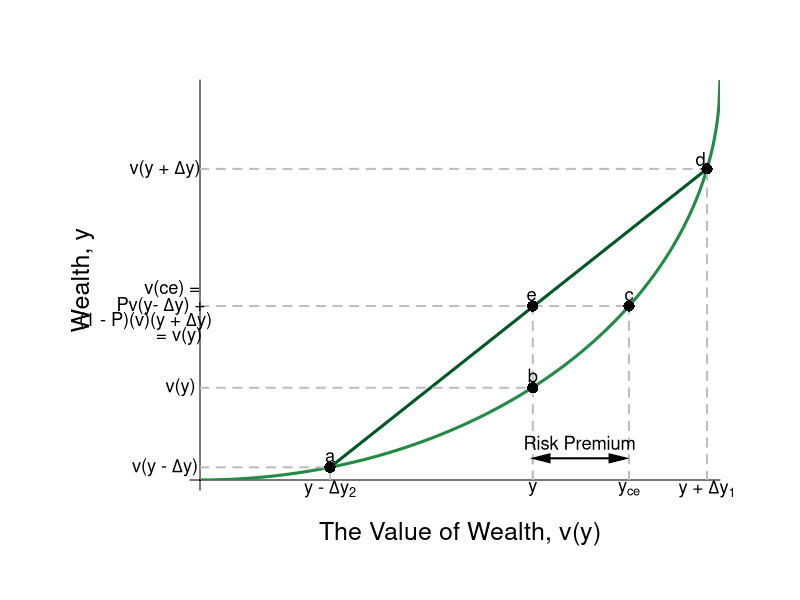

Write R code to recreate this figure.
#Graph Designer: Simon Halliday
#Authors: Bowles, Foley and Halliday
#Title: Coordination, Conflict and Competition: A Text in Microeconomics

library(shape)
require(shape)
pdf(file = "/Users/rileyboeth/Library/Mobile Documents/com~apple~CloudDocs/bfh textbook - backup/coordination_failures/figure4_4.pdf", width = 10, height = 8)

#Set parameters for graphics
axislabelsize <- 1.5
labelsize <- 1.1
graphlinewidth <- 3
segmentlinewidth <- 2

COL <- c("#7fc97f", "#beaed4", "#fdc086", "#ffff99", "#386cb0", "#f0027f", "#bf5b17", "#666666")
COLA <- c("#e0f3db", "#99d8c9","#66c2a4","#41ae76", "#238b45", "#005824")
COLB <- c("#4eb3d3", "#2b8cbe", "#0868ac","#084081")

#Edited the margins to cater for the larger LHS labels
par(mar =  c(6, 10, 4, 4))

#Concave utility of wealth function

ConvexU <- function(x,y){
  (-(1600-(x)^2)^(1/2))+40
}

#Add limits on axes and levels of utility for each indifference curve
ylims <- c(0, 40)
xlims <- c(0, 40)

npts <- 501 
x <- seq(xlims[1], xlims[2], length.out = npts)
y <- seq(ylims[1], ylims[2], length.out = npts) 

plot(0, 0, xlim = xlims, ylim = ylims, type = "n",
     xlab = expression(paste("")),
     ylab = expression(paste("")), 
     xaxt = "n", 
     yaxt = "n", 
     cex.lab = axislabelsize, 
     bty = "n", 
     xaxs="i", 
     yaxs="i"
)

#x and y limits with plain axes without ticks/numbers to match previous graph

ticksx <- seq(from = 0, to = xlims[2]+1, by = 41)
xlabels <- seq(from = 0, to = xlims[2], by = 1)
ticksy <- seq(from = 0, to = ylims[2]+1, by = 41)
ylabels <- seq(from = 0, to = ylims[2], by = 10)

axis(1,at = ticksx,  pos = 0, labels = FALSE)
axis(2,at = ticksy,  pos = 0, labels = FALSE, las = 1)

npts <- 500 
xx1 <- seq(xlims[1], xlims[2], length.out = npts)
xx2 <- seq(0, xlims[2], length.out = npts)
xx3 <- seq(xlims[1], 0, length.out = npts)
xx4 <- seq(-11, 0, length.out = npts)

#Axis labels and draw linear utility function
mtext(expression(paste("The Value of Wealth, v(y)")), side = 1, line = 2.5, cex = axislabelsize)
text(-9, 0.5*ylims[2], expression(paste("Wealth, y")), xpd = TRUE, cex = axislabelsize, srt = 90) 

lines(xx1, ConvexU(xx1, y), col = COLA[5], lwd = graphlinewidth)

#Add line from pt a to pt c

segments(10, ConvexU(10), 39, ConvexU(39), lty = 1, col = COLA[6] , lwd = graphlinewidth)


#Label 5 points on line

text(10, ConvexU(10)+1, expression(paste("a")), cex = labelsize)
segments(10, 0, 10, ConvexU(10), lty = 2, col = "gray", lwd = segmentlinewidth)
segments(0, ConvexU(10), 10, ConvexU(10), lty = 2, col = "gray", lwd = segmentlinewidth)
points(10, ConvexU(10), pch = 16, col = "black", cex = 1.5)


text(33, ConvexU(33)+1, expression(paste("c")), cex = labelsize)
segments(33, 0, 33, ConvexU(33), lty = 2, col = "gray", lwd = segmentlinewidth)
segments(0, ConvexU(33), 33, ConvexU(33), lty = 2, col = "gray", lwd = segmentlinewidth)
points(33, ConvexU(33), pch = 16, col = "black", cex = 1.5)

text(25.5, ConvexU(33)+1, expression(paste("e")), cex = labelsize)
segments(25.6, 0, 25.6, ConvexU(33), lty = 2, col = "gray", lwd = segmentlinewidth)
points(25.6, ConvexU(33), pch = 16, col = "black", cex = 1.5)

text(25.6, ConvexU(25.7)+1.1, expression(paste("b")), cex = labelsize)
segments(25.6, 0, 25.6, ConvexU(13), lty = 2, col = "gray", lwd = segmentlinewidth)
segments(0, ConvexU(25.55), 25.6, ConvexU(25.55), lty = 2, col = "gray", lwd = segmentlinewidth)
points(25.6, ConvexU(25.55), pch = 16, col = "black", cex = 1.5)

text(38.5, ConvexU(39)+1, expression(paste("d")), cex = labelsize)
segments(39, 0, 39, ConvexU(39), lty = 2, col = "gray", lwd = segmentlinewidth)
segments(0, ConvexU(39), 39, ConvexU(39), lty = 2, col = "gray", lwd = segmentlinewidth)
points(39, ConvexU(39), pch = 16, col = "black", cex = 1.5)

#Label y-sub,x-sub,etc. on axes

text(39, -.9, expression(paste("y + ", Delta, "y"[1])), xpd = TRUE, cex = labelsize)
text(33, -.9, expression(paste("y"[ce])),  xpd = TRUE,  cex = labelsize)
text(10, -.9, expression(paste("y - ",Delta,"y"[2])),  xpd = TRUE,  cex = labelsize)
text(25.6, -.9, expression(paste("y")),  xpd = TRUE,  cex = labelsize)


text(-2.7, ConvexU(39), expression(paste("v(y + ",Delta,"y)")), xpd = TRUE, cex = labelsize)
text(-1.95, ConvexU(33)+1.7, expression(paste("v(ce) = ")),  xpd = TRUE, cex = labelsize)
text(-2.8, ConvexU(33), expression(paste("Pv(y- ",Delta,"y) + ")),  xpd = TRUE, cex = labelsize)
text(-4.2, ConvexU(33)-1.5, expression(paste("(1 - P)(v)(y + ",Delta,"y)")),  xpd = TRUE, cex = labelsize)
text(-1.8, ConvexU(33)-3, expression(paste(" = v(y)")),  xpd = TRUE, cex = labelsize)
text(-2.7, ConvexU(10), expression(paste("v(y - ",Delta,"y)")),  xpd = TRUE,  cex = labelsize)
text(-1.5, ConvexU(25.6), expression(paste("v(y)")),  xpd = TRUE,  cex = labelsize)

#Add risk premium distance arrow and label

Arrows(26.2, ConvexU(13), 32.2, ConvexU(13), col = "black", lty = 1, lwd = 2, code = 3, arr.type = "triangle", arr.lwd = 0.5)
text((26.2+32.2)/2, ConvexU(13)+1.5, expression(paste("Risk Premium")),  xpd = TRUE,  cex = labelsize)


dev.off()
